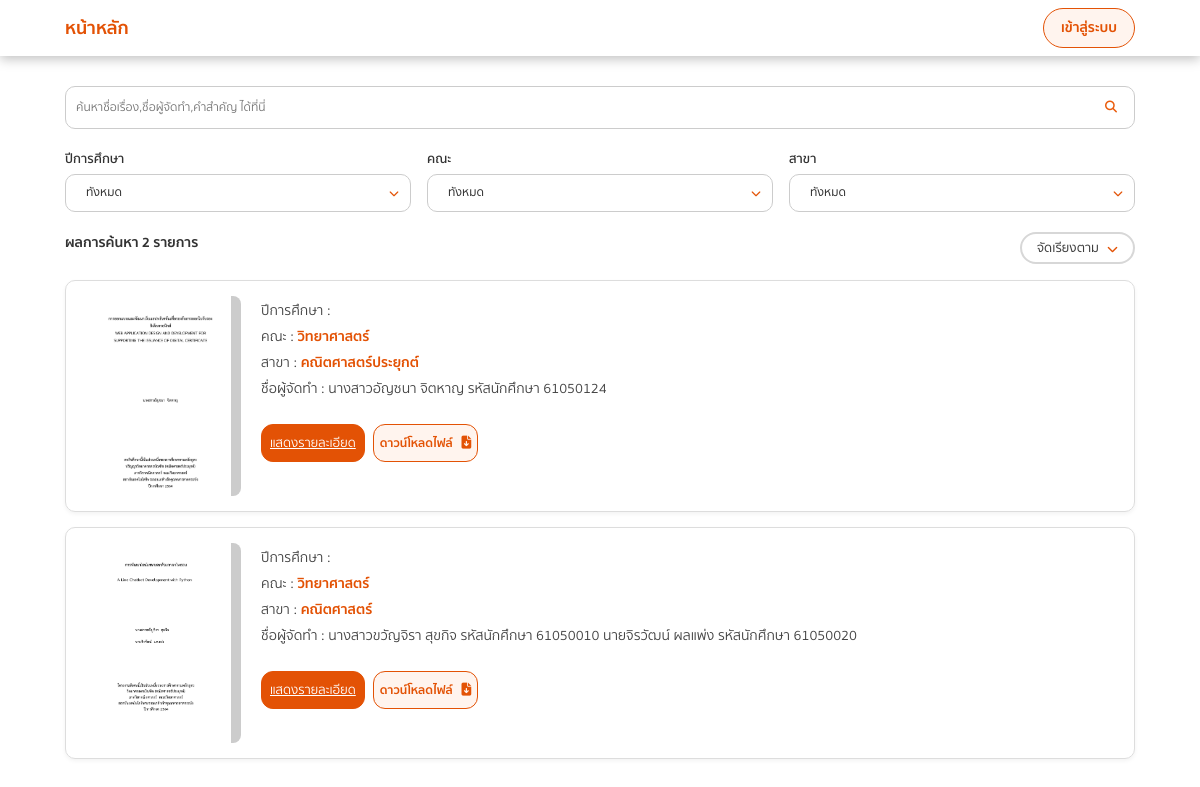
The page / on the database its author committed.
### models.py (models this page shows)
class ProjectModel(db.Model):
    __tablename__ = 'projects'
    id = Column(Integer, primary_key=True, autoincrement=True)
    title_th = Column(String(255), nullable=False)
    title_en = Column(String(255))
    academic_year = Column(String(10))
    abstract_th = Column(Text)
    abstract_en = Column(Text)
    department = Column(String(100))
    faculty = Column(String(100))
    author = Column(String(255))
    advisor = Column(String(255))
    keywords = Column(String(255))
    file_path = Column(String(255))
    thumbnail_path = Column(String(255))   # <--- เพิ่มบรรทัดนี้
    created_at = Column(DateTime, default=datetime.datetime.now)
    updated_at = Column(DateTime, onupdate=datetime.datetime.now)
    students = relationship('UserModel', secondary='project_student', back_populates='projects')
    keywords_rel = relationship('KeywordModel', secondary='project_keyword', back_populates='projects')
    advisors = relationship('UserModel', secondary='project_advisor', back_populates='advising_projects')
    pdf_files = relationship('PdfFileModel', back_populates='project')

### app.py (the view)
@app.route('/')
def index():
    projects = ProjectModel.query.all()
    return render_template('index.html', projects=projects)

### app.py (called while the page is built, shortened)
@app.context_processor
def inject_user():
    user = session.get('user')
    return dict(user_logged_in=False)

### templates/index.html (shortened to what this page needs)
<!DOCTYPE html>
<html lang="th">
<head>
  <link rel="stylesheet" href="{{ url_for('static', filename='css/index.css') }}">
  <link rel="stylesheet" href="https://cdnjs.cloudflare.com/ajax/libs/font-awesome/6.4.0/css/all.min.css" />
</head>
<body>
  <nav class="navbar">
    <div class="container">
      <a href="{{ url_for('index') }}" class="brand">หน้าหลัก</a>
      {% if user_logged_in %}
      <div class="profile-wrapper">
        <div class="profile-btn">
          <div class="avatar-circle" style="background-color: {{ avatar_color }}">
            {{ first_letter }}
          </div>
          <span class="student-id">{{ student_id }}</span>
          <i class="fa-solid fa-chevron-down arrow"></i>
        </div>
        <div class="dropdown-menu">
          <a href="{{ url_for('profile') }}"><i class="fa-solid fa-user"></i> Profile</a>
          <a href="{{ url_for('logout') }}"><i class="fa-solid fa-right-from-bracket"></i> Log out</a>
        </div>
      </div>
      {% else %}
      <a href="{{ url_for('login') }}" class="login-btn">เข้าสู่ระบบ</a>
      {% endif %}
    </div>
  </nav>
  <div class="container">
    <div class="search-container">
      <input type="text" placeholder="ค้นหาชื่อเรื่อง,ชื่อผู้จัดทำ,คำสำคัญ ได้ที่นี่">
      <i class="fa-solid fa-magnifying-glass search-icon"></i>
    </div>
    <div class="filter-group">
      <div class="filter-item">
        <label>ปีการศึกษา</label>
        <div class="select-wrapper">
          <select>
            <option>ทั้งหมด</option>
          </select>
        </div>
      </div>
      <div class="filter-item">
        <label>คณะ</label>
        <div class="select-wrapper">
          <select>
            <option>ทั้งหมด</option>
          </select>
        </div>
      </div>
      <div class="filter-item">
        <label>สาขา</label>
        <div class="select-wrapper">
          <select>
            <option>ทั้งหมด</option>
          </select>
        </div>
      </div>
    </div>
    <div class="result-header" style="display: flex; justify-content: space-between; align-items: center; margin-top: 20px;">
      <span class="result-count">ผลการค้นหา 2 รายการ</span>
      <div class="sort-dropdown-wrapper">
        <button class="sort-btn" onclick="toggleSortMenu()">
          จัดเรียงตาม <i class="fa-solid fa-chevron-down arrow-icon" id="sort-icon"></i>
        </button>
      </div>
    </div>
    {% for project in projects %}
        <div class="project-card">
          <div class="thumbnail">
            {% if project.thumbnail_path %}
              <img src="{{ project.thumbnail_path }}" alt="PDF Thumbnail" style="width: 150px;" />
            {% else %}
              <img src="{{ url_for('static', filename='img/default-thumbnail.png') }}" alt="No thumbnail" style="width: 150px;" />
            {% endif %}
          </div>
        <div class="project-info">
            <p>ปีการศึกษา : </p>
            <p>คณะ : <span class="highlight">{{ project.faculty }}</span></p>
            <p>สาขา : <span class="highlight">{{ project.department }}</span></p>
            <p>ชื่อผู้จัดทำ : {{ project.author }}</p>
            <div class="action-buttons">
                <a href="{{ url_for('project_detail', project_id=project.id) }}" class="detail-btn">แสดงรายละเอียด</a>
                <button class="download-btn">ดาวน์โหลดไฟล์ <i class="fa-solid fa-file-arrow-down icon"></i></button>
            </div>
        </div>
        </div>
    {% endfor %}
</body>
</html>

### static/css/index.css (style rules this page uses)
body { font-family: "Sukhumvit Set", sans-serif; background-color: #ffffff; color: #333; margin: 0; padding: 0; }
* { font-family: 'Sukhumvit Set', sans-serif; }
.container { max-width: 100%; margin: 0 auto; padding-left: 65px; padding-right: 65px; box-sizing: border-box; }
.navbar { background-color: #ffffff; padding: 8px 0; box-shadow: 0px 3px 11.1px 0px rgba(0, 0, 0, 0.25); }
.navbar .container { display: flex; justify-content: space-between; align-items: center; }
.brand { font-weight: bold; color: #E35205; text-decoration: none; font-size: 18px; }
.login-btn { background-color: #fff4ee; border: 1px solid #E35205; color: #E35205; padding: 8px 17px; border-radius: 24px; font-size: 14px; font-weight: bold; cursor: pointer; text-decoration: none; }
.search-container { position: relative; width: 100%; margin-bottom: 20px; }
.search-container input { position: relative; width: 100%; padding: 11px 45px 11px 10px; margin: 30px auto 0 auto; border: 1px solid #ccc; border-radius: 10px; font-size: 12px; box-sizing: border-box; outline: none; }
.search-container .search-icon { position: absolute; right: 18px; top: 70%; transform: translateY(-50%); color: #ea5c0d; font-size: 12px; }
.filter-group { display: flex; flex-wrap: wrap; gap: 16px; margin-bottom: 20px; }
.filter-item { display: flex; flex: 1; flex-direction: column; min-width: 150px; box-sizing: border-box; }
.filter-item label { margin-bottom: 5px; font-size: 13px; font-weight: 600; }
.select-wrapper { position: relative; display: inline-block; }
.select-wrapper select { width: 100%; padding: 11px 20px; padding-right: 30px; border: 1px solid #ccc; border-radius: 10px; font-size: 12px; font-weight: 500; appearance: none; background-color: #fff; color: #333; box-sizing: border-box; }
.result-header { display: flex; justify-content: space-between; align-items: center; margin-bottom: 16px; font-size: 14px; }
.sort-btn { background-color: #fff; color: #000000c0; border: 2px solid #D7D7D7; padding: 4px 15px; border-radius: 39px; font-size: 13px; font-weight: 500; cursor: pointer; display: flex; align-items: center; gap: 8px; }
.arrow-icon { color: #E35205; font-size: 11px; transition: transform 0.2s ease; }
.sort-dropdown-wrapper { position: relative; display: inline-block; }
.result-count { font-weight: bold; margin-bottom: 10px; }
.project-card { display: flex; border: 1px solid #ddd; border-radius: 10px; padding: 15px; margin-bottom: 15px; box-shadow: 0 2px 4px rgba(0, 0, 0, 0.05); align-items: flex-start; position: relative; }
.thumbnail { width: 160px; height: 200px; background-color: #ccc; border-radius: 8px; margin-right: 20px; flex-shrink: 0; }
.project-info p { margin: 4px 0; font-size: 14px; color: #444; }
.highlight { color: #E35205; font-weight: bold; }
.action-buttons { display: flex; margin-top: 10px; }
.project-card .detail-btn { background-color: #E35205; color: white; font-size: 13px; border: 1px solid #E35205; padding: 8px 8px; border-radius: 12px; font-weight: 400; cursor: pointer; margin-top: 14px; }
.download-btn { background-color: #fff4ee; color: #E35205; padding: 0px 6px; border-radius: 12px; font-size: 12px; font-weight: bold; cursor: pointer; border: 1px solid #E35205; margin-top: 14px; }
.download-btn .icon { margin-left: 6px; font-size: 13px; }
.detail-btn { background-color: #E35205; color: white; border: none; padding: 8px 12px; border-radius: 6px; font-size: 13px; cursor: pointer; font-weight: bold; margin-right: 8px; }

### rows shown on the page
ProjectModel: thumbnail_path (picture), faculty "วิทยาศาสตร์", department "คณิตศาสตร์ประยุกต์", author "นางสาวอัญซนา จิตหาญ รหัสนักศึกษา 61050124"
ProjectModel: thumbnail_path (picture), faculty "วิทยาศาสตร์", department "คณิตศาสตร์", author "นางสาวขวัญจิรา สุขกิจ รหัสนักศึกษา 61050010 นายจิรวัฒน์ ผลแพ่ง รหัสนักศึกษา 61050020"
